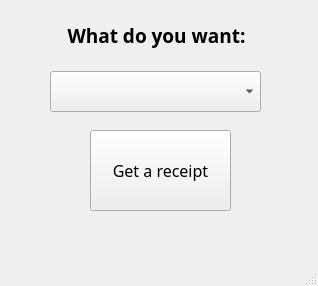
<?xml version="1.0" encoding="UTF-8"?>
<ui version="4.0">
 <class>CustomerWin</class>
 <widget class="QMainWindow" name="CustomerWin">
  <property name="geometry">
   <rect>
    <x>0</x>
    <y>0</y>
    <width>318</width>
    <height>286</height>
   </rect>
  </property>
  <property name="windowTitle">
   <string>Customer</string>
  </property>
  <widget class="QWidget" name="centralwidget">
   <widget class="QLabel" name="label">
    <property name="geometry">
     <rect>
      <x>16</x>
      <y>20</y>
      <width>281</width>
      <height>31</height>
     </rect>
    </property>
    <property name="font">
     <font>
      <family>Arial Black</family>
      <pointsize>14</pointsize>
      <weight>75</weight>
      <bold>true</bold>
     </font>
    </property>
    <property name="text">
     <string>What do you want:</string>
    </property>
    <property name="alignment">
     <set>Qt::AlignCenter</set>
    </property>
   </widget>
   <widget class="QPushButton" name="btnGet">
    <property name="geometry">
     <rect>
      <x>90</x>
      <y>130</y>
      <width>141</width>
      <height>81</height>
     </rect>
    </property>
    <property name="font">
     <font>
      <family>Britannic Bold</family>
      <pointsize>12</pointsize>
     </font>
    </property>
    <property name="text">
     <string>Get a receipt</string>
    </property>
   </widget>
   <widget class="QComboBox" name="cmbService">
    <property name="geometry">
     <rect>
      <x>50</x>
      <y>71</y>
      <width>211</width>
      <height>41</height>
     </rect>
    </property>
   </widget>
  </widget>
  <widget class="QMenuBar" name="menubar">
   <property name="geometry">
    <rect>
     <x>0</x>
     <y>0</y>
     <width>318</width>
     <height>22</height>
    </rect>
   </property>
  </widget>
  <widget class="QStatusBar" name="statusbar"/>
 </widget>
 <resources/>
 <connections/>
</ui>
